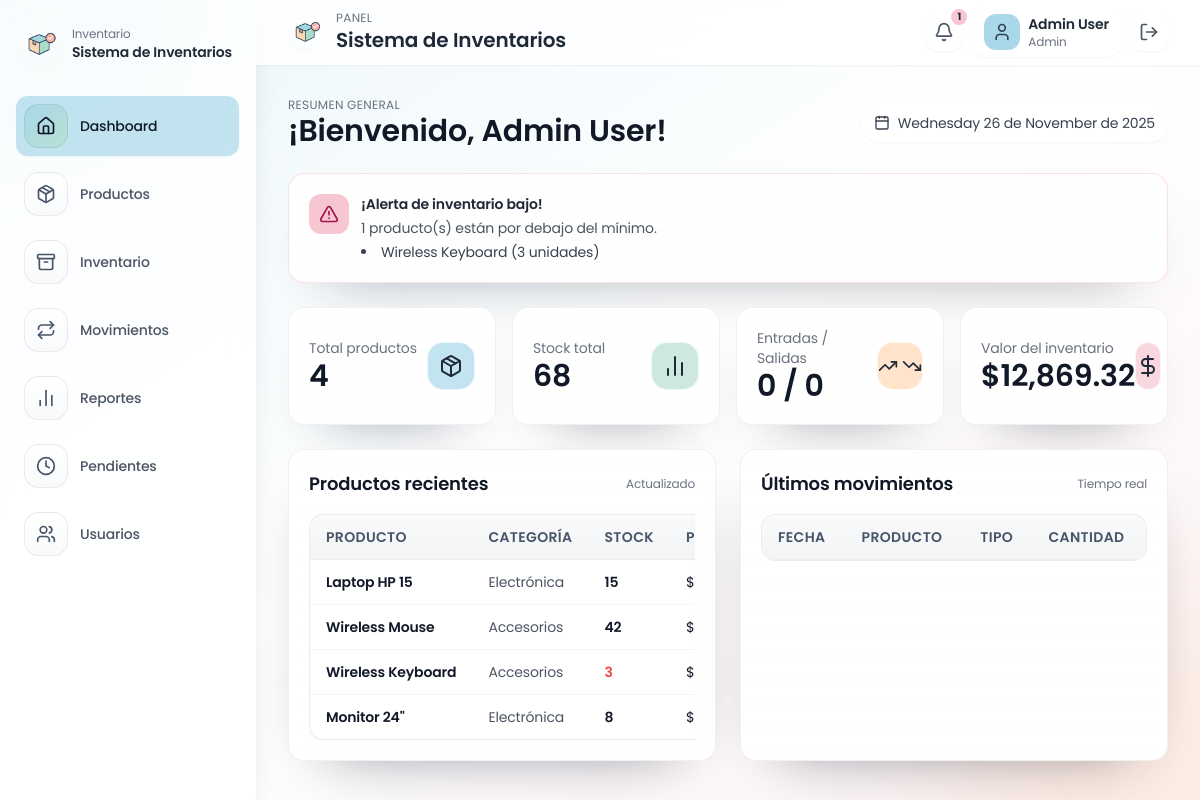
Page / (signed in) on the earlier database version.
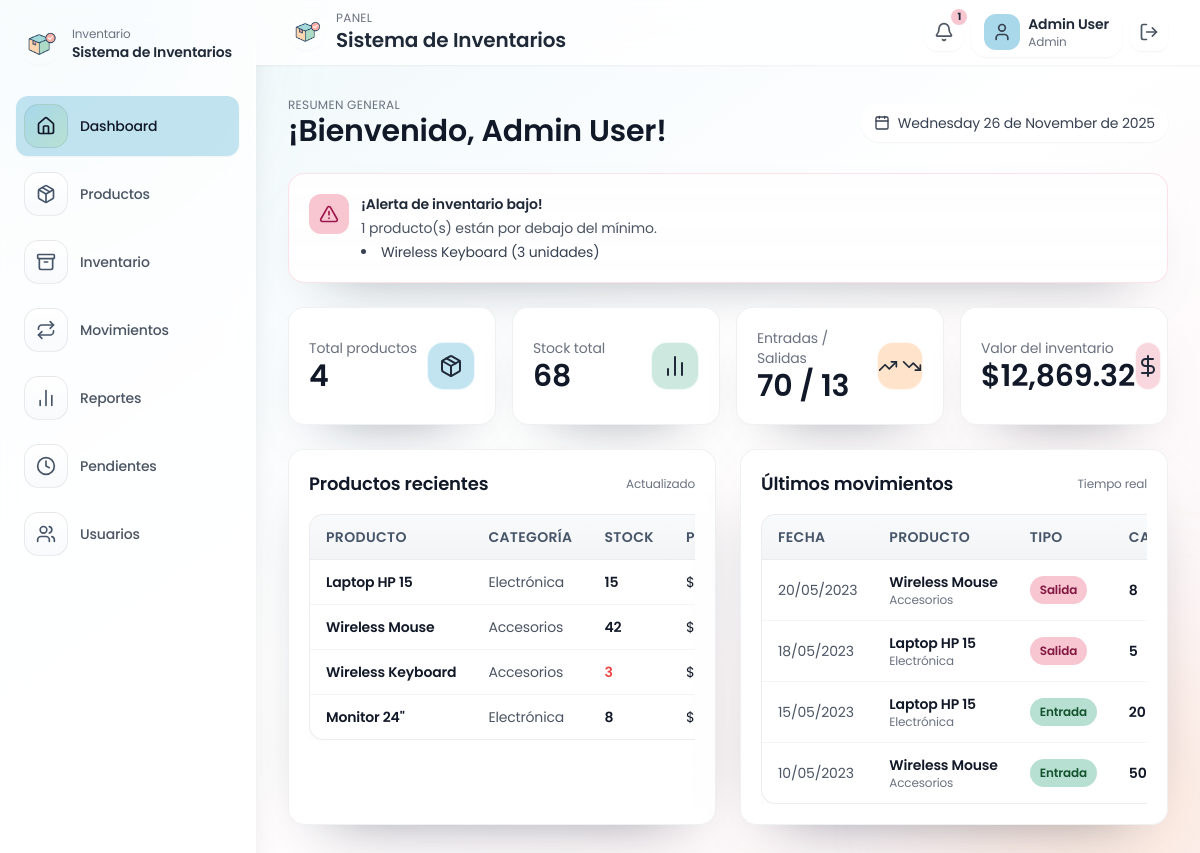
Same page on the later database version.
### tables this page shows
CREATE TABLE IF NOT EXISTS products (
    id INT AUTO_INCREMENT PRIMARY KEY,
    name VARCHAR(150) NOT NULL,
    description TEXT,
    category VARCHAR(100) NOT NULL DEFAULT 'General',
    price DECIMAL(10,2) NOT NULL DEFAULT 0,
    cost DECIMAL(10,2) NOT NULL DEFAULT 0,
    stock_quantity INT NOT NULL DEFAULT 0,
    min_stock_level INT NOT NULL DEFAULT 0,
    image_url TEXT,
    created_at DATETIME NOT NULL DEFAULT CURRENT_TIMESTAMP
);

CREATE TABLE IF NOT EXISTS movements (
    id INT AUTO_INCREMENT PRIMARY KEY,
    product_id INT NOT NULL,
    type ENUM('in', 'out') NOT NULL,
    quantity INT NOT NULL,
    date DATETIME NOT NULL DEFAULT CURRENT_TIMESTAMP,
    notes VARCHAR(255) DEFAULT '',
    user_id INT NULL,
    status ENUM('pending', 'approved', 'rejected') NOT NULL DEFAULT 'pending',
    CONSTRAINT fk_movements_product FOREIGN KEY (product_id) REFERENCES products(id) ON DELETE CASCADE,
    CONSTRAINT fk_movements_user FOREIGN KEY (user_id) REFERENCES users(id) ON DELETE SET NULL
);

### app/helpers.php (called while the page is built, shortened)
<?php
function e(?string $value): string
{
    return htmlspecialchars((string) $value, ENT_QUOTES, 'UTF-8');
}
function auth_user(): ?array
{
    return $_SESSION['user'] ?? null;
}
function render(string $view, array $data = [], ?string $layout = 'layout'): void
{
    $viewFile = __DIR__ . '/Views/' . $view . '.php';
    extract($data);
    include $viewFile;
}

### app/Core/Controller.php (called while the page is built, shortened)
<?php
abstract class Controller
{
    protected function render(string $view, array $data = [], ?string $layout = 'layout'): void
    {
        render($view, $data, $layout);
    }
}

### app/Controllers/DashboardController.php (called while the page is built, shortened)
<?php
class DashboardController extends Controller
{
    public function index(): void
    {
        $stats = Product::stats();
        $movementStats = Movement::stats();
        $lowStock = Product::lowStock();
        $this->render('dashboard/index', [
            'stats' => $stats,
            'movementStats' => $movementStats,
            'lowStock' => $lowStock,
            'recentProducts' => Product::recent(),
            'recentMovements' => Movement::latest(),
        ]);
    }
}

### public/index.php (called while the page is built, shortened)
<?php
$router = new Router();
$router->get('/login', [AuthController::class, 'showLogin']);
$router->post('/login', [AuthController::class, 'login']);
$router->get('/logout', [AuthController::class, 'logout']);
$router->get('/', [DashboardController::class, 'index']);
$router->get('/products', [ProductController::class, 'index']);
$router->post('/products/save', [ProductController::class, 'save']);
$router->post('/products/delete', [ProductController::class, 'delete']);
$router->get('/inventory', [InventoryController::class, 'index']);
$router->post('/inventory/adjust', [InventoryController::class, 'adjust']);
$router->get('/movements', [MovementController::class, 'index']);
$router->post('/movements/save', [MovementController::class, 'save']);
$router->get('/movements/pending', [MovementController::class, 'pending']);
$router->post('/movements/approve', [MovementController::class, 'approve']);
$router->post('/movements/reject', [MovementController::class, 'reject']);
$router->get('/reports', [ReportController::class, 'index']);
$router->get('/users', [UserController::class, 'index']);
$router->post('/users/save', [UserController::class, 'save']);
$router->post('/users/delete', [UserController::class, 'delete']);
$router->post('/users/toggle', [UserController::class, 'toggle']);
$router->dispatch($_SERVER['REQUEST_METHOD'], parse_url($_SERVER['REQUEST_URI'] ?? '/', PHP_URL_PATH) ?: '/');

### app/Models/Product.php (called while the page is built, shortened)
<?php
class Product
{
    public static function lowStock(): array
    {
        $pdo = Database::connection();
        $stmt = $pdo->query('SELECT * FROM products WHERE stock_quantity <= min_stock_level ORDER BY stock_quantity ASC');
        return $stmt->fetchAll();
    }
    public static function recent(int $limit = 5): array
    {
        $pdo = Database::connection();
        $stmt = $pdo->prepare('SELECT * FROM products ORDER BY created_at DESC LIMIT :limit');
        $stmt->bindValue(':limit', $limit, PDO::PARAM_INT);
        $stmt->execute();
        return $stmt->fetchAll();
    }
}

### app/Models/Movement.php (called while the page is built, shortened)
<?php
class Movement
{
    public static function latest(int $limit = 5): array
    {
        $pdo = Database::connection();
        $stmt = $pdo->prepare('SELECT m.*, p.name as product_name, p.category as product_category FROM movements m INNER JOIN products p ON p.id = m.product_id WHERE m.status = :status ORDER BY m.date DESC LIMIT :limit');
        $stmt->bindValue(':status', 'approved');
        $stmt->bindValue(':limit', $limit, PDO::PARAM_INT);
        $stmt->execute();
        return $stmt->fetchAll();
    }
}

### app/Views/dashboard/index.php (the view, shortened to what the rows shown need)
<?php $user = auth_user(); ?>
<div class="max-w-7xl mx-auto space-y-6">
    <div class="flex flex-col sm:flex-row sm:items-center sm:justify-between gap-3">
        <div>
            <h2 class="text-3xl font-semibold text-gray-900">
                ¡Bienvenido, <?= e($user['name'] ?? '') ?>!
            </h2>
        </div>
    </div>
    <?php if (!empty($lowStock)): ?>
        <div class="card border border-pink-pastel/50 bg-pink-pastel/30">
            <div class="flex items-start gap-3">
                <div class="space-y-1">
                    <ul class="mt-1 list-disc list-inside text-sm text-gray-700 space-y-1">
                        <?php foreach (array_slice($lowStock, 0, 3) as $p): ?>
                            <li><?= e($p['name']) ?> (<?= (int) $p['stock_quantity'] ?> unidades)</li>
                        <?php endforeach; ?>
                    </ul>
                </div>
            </div>
        </div>
    <?php endif; ?>
    <div class="grid grid-cols-1 lg:grid-cols-2 gap-6">
        <div class="card">
            <div class="overflow-x-auto">
                <table class="table-soft min-w-full divide-y divide-gray-200 text-sm">
                    <thead>
                    <tr>
                        <th class="px-4 py-3 text-left uppercase tracking-wide">Producto</th>
                        <th class="px-4 py-3 text-left uppercase tracking-wide">Categoría</th>
                        <th class="px-4 py-3 text-left uppercase tracking-wide">Stock</th>
                        <th class="px-4 py-3 text-left uppercase tracking-wide">Precio</th>
                    </tr>
                    </thead>
                    <tbody class="bg-white divide-y divide-gray-100">
                    <?php foreach ($recentProducts as $product): ?>
                        <tr class="hover:bg-gray-50/80 transition-colors">
                            <td class="px-4 py-3 whitespace-nowrap">
                                <div class="text-sm font-semibold text-gray-900"><?= e($product['name']) ?></div>
                            </td>
                            <td class="px-4 py-3 whitespace-nowrap">
                                <div class="text-sm text-gray-600"><?= e($product['category']) ?></div>
                            </td>
                            <td class="px-4 py-3 whitespace-nowrap">
                                <div class="text-sm font-semibold <?= $product['stock_quantity'] <= $product['min_stock_level'] ? 'text-red-500' : 'text-gray-900' ?>">
                                    <?= (int) $product['stock_quantity'] ?>
                                </div>
                            </td>
                            <td class="px-4 py-3 whitespace-nowrap">
                                <div class="text-sm text-gray-900">$<?= number_format((float) $product['price'], 2) ?></div>
                            </td>
                        </tr>
                    <?php endforeach; ?>
                    </tbody>
                </table>
            </div>
        </div>
        <div class="card">
            <div class="overflow-x-auto">
                <table class="table-soft min-w-full divide-y divide-gray-200 text-sm">
                    <thead>
                    <tr>
                        <th class="px-4 py-3 text-left uppercase tracking-wide">Fecha</th>
                        <th class="px-4 py-3 text-left uppercase tracking-wide">Producto</th>
                        <th class="px-4 py-3 text-left uppercase tracking-wide">Tipo</th>
                        <th class="px-4 py-3 text-left uppercase tracking-wide">Cantidad</th>
                    </tr>
                    </thead>
                    <tbody class="bg-white divide-y divide-gray-100">
                    <?php foreach ($recentMovements as $movement): ?>
                        <tr class="hover:bg-gray-50/80 transition-colors">
                            <td class="px-4 py-3 whitespace-nowrap">
                                <div class="text-sm text-gray-600">
                                    <?= date('d/m/Y', strtotime($movement['date'])) ?>
                                </div>
                            </td>
                            <td class="px-4 py-3 whitespace-nowrap">
                                <div class="text-sm font-semibold text-gray-900"><?= e($movement['product_name']) ?></div>
                                <div class="text-xs text-gray-500"><?= e($movement['product_category']) ?></div>
                            </td>
                            <td class="px-4 py-3 whitespace-nowrap">
                                <span class="px-2.5 py-1 inline-flex text-xs leading-5 font-semibold rounded-full <?= $movement['type'] === 'in' ? 'bg-green-pastel text-green-900' : 'bg-pink-pastel text-pink-900' ?>">
                                    <?= $movement['type'] === 'in' ? 'Entrada' : 'Salida' ?>
                                </span>
                            </td>
                            <td class="px-4 py-3 whitespace-nowrap">
                                <div class="text-sm font-semibold text-gray-900"><?= (int) $movement['quantity'] ?></div>
                            </td>
                        </tr>
                    <?php endforeach; ?>
                    </tbody>
                </table>
            </div>
        </div>
    </div>
</div>

Differences in the rows shown:
now on this page (row edited): movements: date "20/05/2023", product.name "Wireless Mouse", product.category "Accesorios", type "Salida", quantity "8"
now on this page (row edited): movements: date "18/05/2023", product.name "Laptop HP 15", product.category "Electrónica", type "Salida", quantity "5"
now on this page (row edited): movements: date "15/05/2023", product.name "Laptop HP 15", product.category "Electrónica", type "Entrada", quantity "20"
now on this page (row edited): movements: date "10/05/2023", product.name "Wireless Mouse", product.category "Accesorios", type "Entrada", quantity "50"
Other differences:
$movementStats['incoming_qty']: "0" → "70"
$movementStats['outgoing_qty']: "0" → "13"
